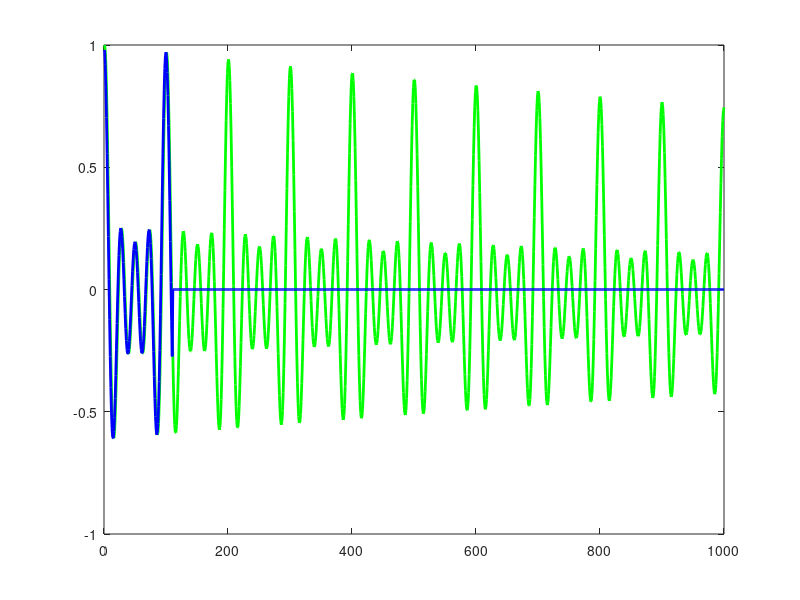

MATLAB code to generate this figure:
#!/opt/octave/bin/octave
%% ssa3.m
%% Mac Radigan

close all;

dt=.001;
tf=1;
%Nx=100;
Nx=floor(tf/dt);
%t = [0:Nx-1]*dt;
t = linspace(0,tf,Nx);

r = 1e-1*[1, 2, 3, 4];
a = 1e-1*[1, 2, 3, 4];
f = 1e4*[1 2 3 4];
s = -a+j*2*pi*f;
p=[0, 0, 0, 0];
Nf=length(f);

%% simulation
x = zeros(1,Nx);
for m=1:Nf
  x = x+r(m)*exp(s(m).*t);
end

%% analysis
l=1;
Nm=10;
Nn=floor(Nx/Nm)+1;
X=zeros(Nn,Nm);
for n=1:Nn
  ii=n*l;
  X(n,:) = x(ii+[1:Nm]);
end

[U,S,V] = svd(X);

%% synthesis
Nk=size(V,2);

%     amplitudes
A = zeros(Nn,Nk);
for ii=1:Nn
  for k=1:Nk
    % doc: a_i^k = sum_j=1^m( x_i+j-1 * e_j^k )
    A(ii,k) = A(ii,k)+X(ii,:)*V(k,:)'; 
  end
end

%%     phases
%y = zeros(size(x));
%for ii=1:Nn
%  % doc: x_i+j-1 = sum_k=1^m( a_i_k * e_j_k )
%  y(ii+[1:Nm]) = y(ii+[1:Nm]) + A(ii,k).*V(k,:); 
%end

%     phases
y = zeros(size(x));
for ii=1:Nn
  for jj=1:Nm
    y(ii+jj-1) = A(ii,:)*V(:,jj); 
    %size( A(ii,:)*V(:,jj)' )
  end
end

%%     phases
%y = zeros(size(x));
%for ii=1:Nx
%  for ii=1:Nn
%  end
%end

figure(101); 
  plot(real(x),'g','LineWidth',2);
  hold on;
  plot(real(y),'b','LineWidth',2);

if(0)
  figure(102); 
  for m=1:Nf
    x1 = r(m)*exp(s(m).*t);
    plot(real(x1),'g','LineWidth',2);
    hold on
  end
end

%% *EOF*
